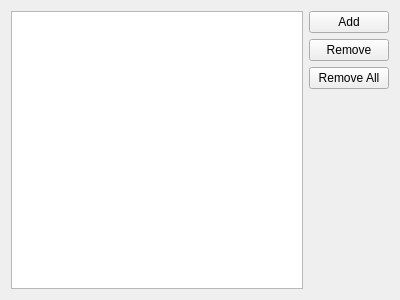
<ui version="4.0" >
 <class>RomDirectoriesListWidget</class>
 <widget class="QWidget" name="RomDirectoriesListWidget" >
  <property name="geometry" >
   <rect>
    <x>0</x>
    <y>0</y>
    <width>400</width>
    <height>300</height>
   </rect>
  </property>
  <property name="windowTitle" >
   <string>Form</string>
  </property>
  <layout class="QHBoxLayout" name="horizontalLayout" >
   <item>
    <widget class="QListWidget" name="romListWidget" />
   </item>
   <item>
    <layout class="QVBoxLayout" name="verticalLayout" >
     <item>
      <widget class="QPushButton" name="addButton" >
       <property name="text" >
        <string>Add</string>
       </property>
      </widget>
     </item>
     <item>
      <widget class="QPushButton" name="removeButton" >
       <property name="text" >
        <string>Remove</string>
       </property>
      </widget>
     </item>
     <item>
      <widget class="QPushButton" name="removeAllButton" >
       <property name="text" >
        <string>Remove All</string>
       </property>
      </widget>
     </item>
     <item>
      <spacer name="verticalSpacer" >
       <property name="orientation" >
        <enum>Qt::Vertical</enum>
       </property>
       <property name="sizeHint" stdset="0" >
        <size>
         <width>20</width>
         <height>40</height>
        </size>
       </property>
      </spacer>
     </item>
    </layout>
   </item>
  </layout>
 </widget>
 <resources/>
 <connections/>
</ui>
